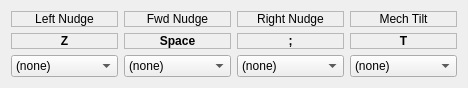
    <widget class="QWidget" name="gridLayoutWidget_32">
     <property name="geometry">
      <rect>
       <x>20</x>
       <y>340</y>
       <width>641</width>
       <height>83</height>
      </rect>
     </property>
     <layout class="QGridLayout" name="NudgesGrid">
      <property name="sizeConstraint">
       <enum>QLayout::SizeConstraint::SetFixedSize</enum>
      </property>
      <item row="0" column="2">
       <widget class="QLabel" name="label_77">
        <property name="frameShape">
         <enum>QFrame::Shape::StyledPanel</enum>
        </property>
        <property name="text">
         <string>Right Nudge</string>
        </property>
        <property name="alignment">
         <set>Qt::AlignmentFlag::AlignCenter</set>
        </property>
       </widget>
      </item>
      <item row="1" column="3">
       <widget class="QLabel" name="label_193">
        <property name="font">
         <font>
          <bold>true</bold>
          <kerning>true</kerning>
         </font>
        </property>
        <property name="frameShape">
         <enum>QFrame::Shape::StyledPanel</enum>
        </property>
        <property name="text">
         <string>T</string>
        </property>
        <property name="alignment">
         <set>Qt::AlignmentFlag::AlignCenter</set>
        </property>
       </widget>
      </item>
      <item row="0" column="0">
       <widget class="QLabel" name="label_75">
        <property name="frameShape">
         <enum>QFrame::Shape::StyledPanel</enum>
        </property>
        <property name="text">
         <string>Left Nudge</string>
        </property>
        <property name="alignment">
         <set>Qt::AlignmentFlag::AlignCenter</set>
        </property>
       </widget>
      </item>
      <item row="0" column="3">
       <widget class="QLabel" name="label_78">
        <property name="frameShape">
         <enum>QFrame::Shape::StyledPanel</enum>
        </property>
        <property name="text">
         <string>Mech Tilt</string>
        </property>
        <property name="alignment">
         <set>Qt::AlignmentFlag::AlignCenter</set>
        </property>
       </widget>
      </item>
      <item row="1" column="0">
       <widget class="QLabel" name="label_192">
        <property name="font">
         <font>
          <bold>true</bold>
          <kerning>true</kerning>
         </font>
        </property>
        <property name="frameShape">
         <enum>QFrame::Shape::StyledPanel</enum>
        </property>
        <property name="text">
         <string>Z</string>
        </property>
        <property name="alignment">
         <set>Qt::AlignmentFlag::AlignCenter</set>
        </property>
       </widget>
      </item>
      <item row="0" column="1">
       <widget class="QLabel" name="label_76">
        <property name="frameShape">
         <enum>QFrame::Shape::StyledPanel</enum>
        </property>
        <property name="text">
         <string>Fwd Nudge</string>
        </property>
        <property name="alignment">
         <set>Qt::AlignmentFlag::AlignCenter</set>
        </property>
       </widget>
      </item>
      <item row="1" column="1">
       <widget class="QLabel" name="label_191">
        <property name="font">
         <font>
          <bold>true</bold>
          <kerning>true</kerning>
         </font>
        </property>
        <property name="frameShape">
         <enum>QFrame::Shape::StyledPanel</enum>
        </property>
        <property name="text">
         <string>Space</string>
        </property>
        <property name="alignment">
         <set>Qt::AlignmentFlag::AlignCenter</set>
        </property>
       </widget>
      </item>
      <item row="1" column="2">
       <widget class="QLabel" name="label_190">
        <property name="font">
         <font>
          <bold>true</bold>
          <kerning>true</kerning>
         </font>
        </property>
        <property name="frameShape">
         <enum>QFrame::Shape::StyledPanel</enum>
        </property>
        <property name="text">
         <string>;</string>
        </property>
        <property name="alignment">
         <set>Qt::AlignmentFlag::AlignCenter</set>
        </property>
       </widget>
      </item>
      <item row="2" column="0">
       <widget class="QComboBox" name="JoyLTiltKey">
        <item>
         <property name="text">
          <string>(none)</string>
         </property>
        </item>
        <item>
         <property name="text">
          <string>Button1</string>
         </property>
        </item>
        <item>
         <property name="text">
          <string>Button2</string>
         </property>
        </item>
        <item>
         <property name="text">
          <string>Button3</string>
         </property>
        </item>
        <item>
         <property name="text">
          <string>Button4</string>
         </property>
        </item>
        <item>
         <property name="text">
          <string>Button5</string>
         </property>
        </item>
        <item>
         <property name="text">
          <string>Button6</string>
         </property>
        </item>
        <item>
         <property name="text">
          <string>Button7</string>
         </property>
        </item>
        <item>
         <property name="text">
          <string>Button8</string>
         </property>
        </item>
        <item>
         <property name="text">
          <string>Button9</string>
         </property>
        </item>
        <item>
         <property name="text">
          <string>Button10</string>
         </property>
        </item>
        <item>
         <property name="text">
          <string>Button11</string>
         </property>
        </item>
        <item>
         <property name="text">
          <string>Button12</string>
         </property>
        </item>
        <item>
         <property name="text">
          <string>Button13</string>
         </property>
        </item>
        <item>
         <property name="text">
          <string>Button14</string>
         </property>
        </item>
        <item>
         <property name="text">
          <string>Button15</string>
         </property>
        </item>
        <item>
         <property name="text">
          <string>Button16</string>
         </property>
        </item>
        <item>
         <property name="text">
          <string>Button17</string>
         </property>
        </item>
        <item>
         <property name="text">
          <string>Button18</string>
         </property>
        </item>
        <item>
         <property name="text">
          <string>Button19</string>
         </property>
        </item>
        <item>
         <property name="text">
          <string>Button20</string>
         </property>
        </item>
        <item>
         <property name="text">
          <string>Button21</string>
         </property>
        </item>
        <item>
         <property name="text">
          <string>Button22</string>
         </property>
        </item>
        <item>
         <property name="text">
          <string>Button23</string>
         </property>
        </item>
        <item>
         <property name="text">
          <string>Button24</string>
         </property>
        </item>
        <item>
         <property name="text">
          <string>Left Mouse</string>
         </property>
        </item>
        <item>
         <property name="text">
          <string>Right Mouse</string>
         </property>
        </item>
        <item>
         <property name="text">
          <string>Middle Mouse</string>
         </property>
        </item>
       </widget>
      </item>
      <item row="2" column="1">
       <widget class="QComboBox" name="JoyCTiltKey">
        <item>
         <property name="text">
          <string>(none)</string>
         </property>
        </item>
        <item>
         <property name="text">
          <string>Button1</string>
         </property>
        </item>
        <item>
         <property name="text">
          <string>Button2</string>
         </property>
        </item>
        <item>
         <property name="text">
          <string>Button3</string>
         </property>
        </item>
        <item>
         <property name="text">
          <string>Button4</string>
         </property>
        </item>
        <item>
         <property name="text">
          <string>Button5</string>
         </property>
        </item>
        <item>
         <property name="text">
          <string>Button6</string>
         </property>
        </item>
        <item>
         <property name="text">
          <string>Button7</string>
         </property>
        </item>
        <item>
         <property name="text">
          <string>Button8</string>
         </property>
        </item>
        <item>
         <property name="text">
          <string>Button9</string>
         </property>
        </item>
        <item>
         <property name="text">
          <string>Button10</string>
         </property>
        </item>
        <item>
         <property name="text">
          <string>Button11</string>
         </property>
        </item>
        <item>
         <property name="text">
          <string>Button12</string>
         </property>
        </item>
        <item>
         <property name="text">
          <string>Button13</string>
         </property>
        </item>
        <item>
         <property name="text">
          <string>Button14</string>
         </property>
        </item>
        <item>
         <property name="text">
          <string>Button15</string>
         </property>
        </item>
        <item>
         <property name="text">
          <string>Button16</string>
         </property>
        </item>
        <item>
         <property name="text">
          <string>Button17</string>
         </property>
        </item>
        <item>
         <property name="text">
          <string>Button18</string>
         </property>
        </item>
        <item>
         <property name="text">
          <string>Button19</string>
         </property>
        </item>
        <item>
         <property name="text">
          <string>Button20</string>
         </property>
        </item>
        <item>
         <property name="text">
          <string>Button21</string>
         </property>
        </item>
        <item>
         <property name="text">
          <string>Button22</string>
         </property>
        </item>
        <item>
         <property name="text">
          <string>Button23</string>
         </property>
        </item>
        <item>
         <property name="text">
          <string>Button24</string>
         </property>
        </item>
        <item>
         <property name="text">
          <string>Left Mouse</string>
         </property>
        </item>
        <item>
         <property name="text">
          <string>Right Mouse</string>
         </property>
        </item>
        <item>
         <property name="text">
          <string>Middle Mouse</string>
         </property>
        </item>
       </widget>
      </item>
      <item row="2" column="2">
       <widget class="QComboBox" name="JoyRTiltKey">
        <item>
         <property name="text">
          <string>(none)</string>
         </property>
        </item>
        <item>
         <property name="text">
          <string>Button1</string>
         </property>
        </item>
        <item>
         <property name="text">
          <string>Button2</string>
         </property>
        </item>
        <item>
         <property name="text">
          <string>Button3</string>
         </property>
        </item>
        <item>
         <property name="text">
          <string>Button4</string>
         </property>
        </item>
        <item>
         <property name="text">
          <string>Button5</string>
         </property>
        </item>
        <item>
         <property name="text">
          <string>Button6</string>
         </property>
        </item>
        <item>
         <property name="text">
          <string>Button7</string>
         </property>
        </item>
        <item>
         <property name="text">
          <string>Button8</string>
         </property>
        </item>
        <item>
         <property name="text">
          <string>Button9</string>
         </property>
        </item>
        <item>
         <property name="text">
          <string>Button10</string>
         </property>
        </item>
        <item>
         <property name="text">
          <string>Button11</string>
         </property>
        </item>
        <item>
         <property name="text">
          <string>Button12</string>
         </property>
        </item>
        <item>
         <property name="text">
          <string>Button13</string>
         </property>
        </item>
        <item>
         <property name="text">
          <string>Button14</string>
         </property>
        </item>
        <item>
         <property name="text">
          <string>Button15</string>
         </property>
        </item>
        <item>
         <property name="text">
          <string>Button16</string>
         </property>
        </item>
        <item>
         <property name="text">
          <string>Button17</string>
         </property>
        </item>
        <item>
         <property name="text">
          <string>Button18</string>
         </property>
        </item>
        <item>
         <property name="text">
          <string>Button19</string>
         </property>
        </item>
        <item>
         <property name="text">
          <string>Button20</string>
         </property>
        </item>
        <item>
         <property name="text">
          <string>Button21</string>
         </property>
        </item>
        <item>
         <property name="text">
          <string>Button22</string>
         </property>
        </item>
        <item>
         <property name="text">
          <string>Button23</string>
         </property>
        </item>
        <item>
         <property name="text">
          <string>Button24</string>
         </property>
        </item>
        <item>
         <property name="text">
          <string>Left Mouse</string>
         </property>
        </item>
        <item>
         <property name="text">
          <string>Right Mouse</string>
         </property>
        </item>
        <item>
         <property name="text">
          <string>Middle Mouse</string>
         </property>
        </item>
       </widget>
      </item>
      <item row="2" column="3">
       <widget class="QComboBox" name="JoyMechTiltKey">
        <item>
         <property name="text">
          <string>(none)</string>
         </property>
        </item>
        <item>
         <property name="text">
          <string>Button1</string>
         </property>
        </item>
        <item>
         <property name="text">
          <string>Button2</string>
         </property>
        </item>
        <item>
         <property name="text">
          <string>Button3</string>
         </property>
        </item>
        <item>
         <property name="text">
          <string>Button4</string>
         </property>
        </item>
        <item>
         <property name="text">
          <string>Button5</string>
         </property>
        </item>
        <item>
         <property name="text">
          <string>Button6</string>
         </property>
        </item>
        <item>
         <property name="text">
          <string>Button7</string>
         </property>
        </item>
        <item>
         <property name="text">
          <string>Button8</string>
         </property>
        </item>
        <item>
         <property name="text">
          <string>Button9</string>
         </property>
        </item>
        <item>
         <property name="text">
          <string>Button10</string>
         </property>
        </item>
        <item>
         <property name="text">
          <string>Button11</string>
         </property>
        </item>
        <item>
         <property name="text">
          <string>Button12</string>
         </property>
        </item>
        <item>
         <property name="text">
          <string>Button13</string>
         </property>
        </item>
        <item>
         <property name="text">
          <string>Button14</string>
         </property>
        </item>
        <item>
         <property name="text">
          <string>Button15</string>
         </property>
        </item>
        <item>
         <property name="text">
          <string>Button16</string>
         </property>
        </item>
        <item>
         <property name="text">
          <string>Button17</string>
         </property>
        </item>
        <item>
         <property name="text">
          <string>Button18</string>
         </property>
        </item>
        <item>
         <property name="text">
          <string>Button19</string>
         </property>
        </item>
        <item>
         <property name="text">
          <string>Button20</string>
         </property>
        </item>
        <item>
         <property name="text">
          <string>Button21</string>
         </property>
        </item>
        <item>
         <property name="text">
          <string>Button22</string>
         </property>
        </item>
        <item>
         <property name="text">
          <string>Button23</string>
         </property>
        </item>
        <item>
         <property name="text">
          <string>Button24</string>
         </property>
        </item>
        <item>
         <property name="text">
          <string>Left Mouse</string>
         </property>
        </item>
        <item>
         <property name="text">
          <string>Right Mouse</string>
         </property>
        </item>
        <item>
         <property name="text">
          <string>Middle Mouse</string>
         </property>
        </item>
       </widget>
      </item>
     </layout>
    </widget>
